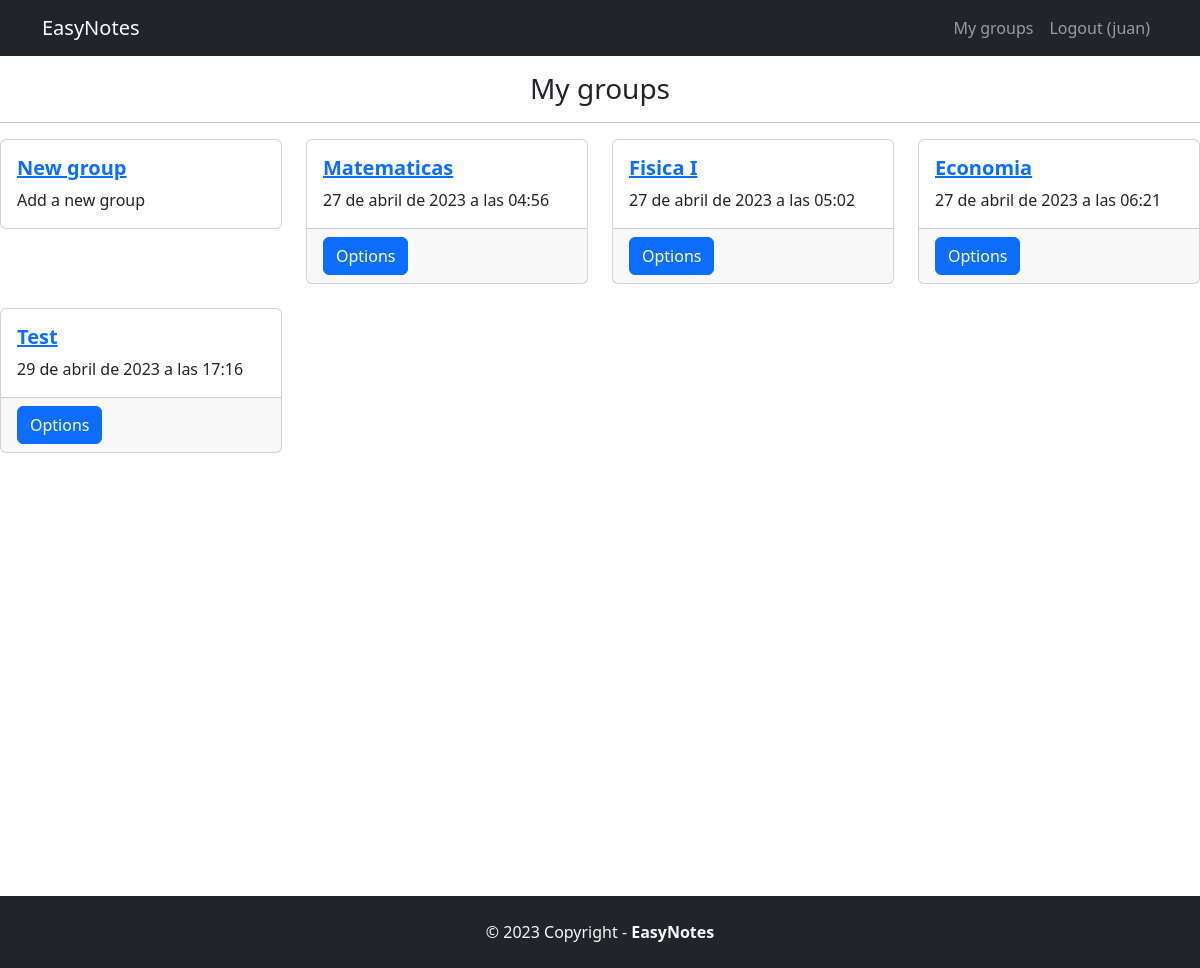
The app's page /app/groups (signed in), older data.
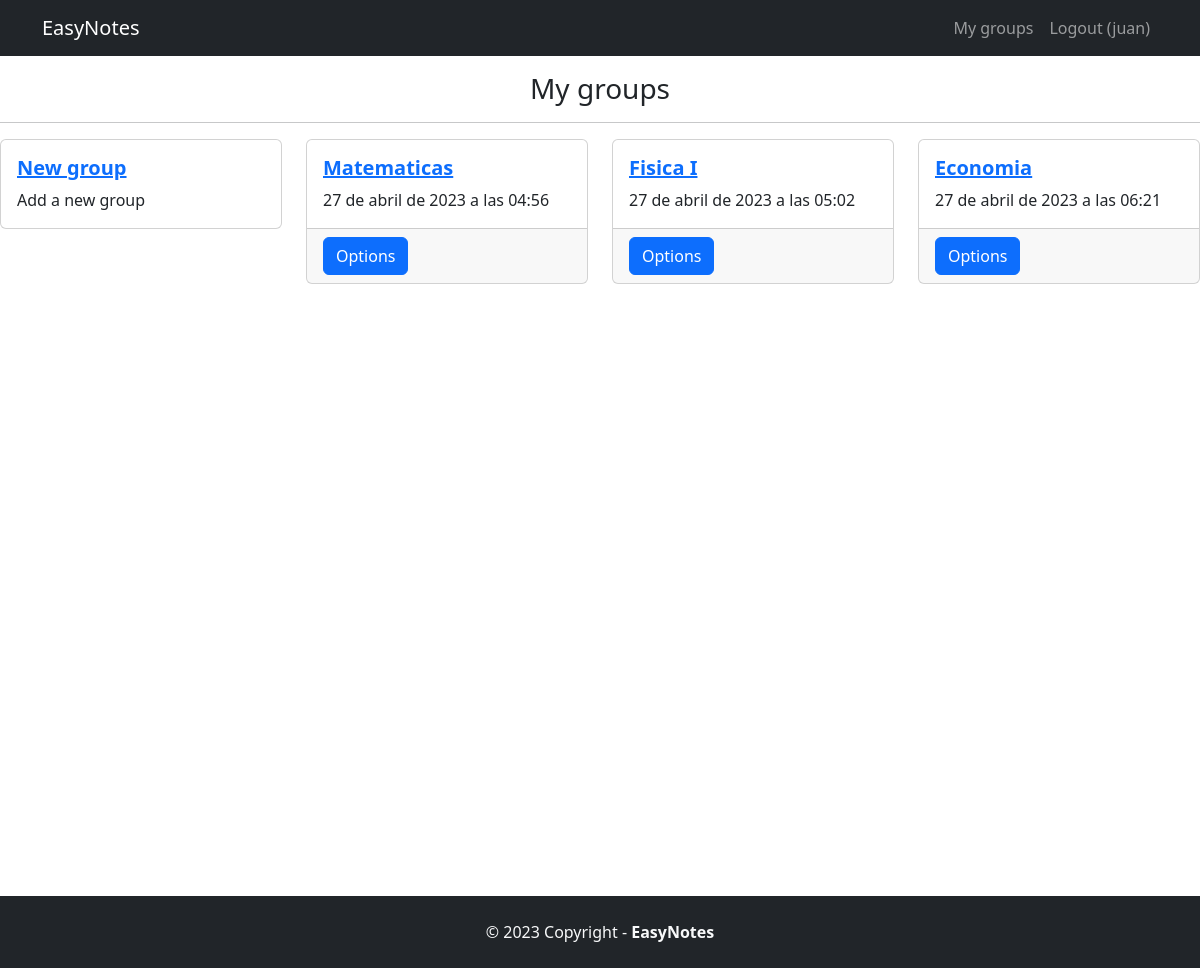
The same page, newer data.
### AppLogic/models.py (models this page shows)
class MyGroups(models.Model):
    title = models.CharField(max_length=100)
    user = models.ForeignKey(User, null=True,on_delete=models.CASCADE)
    creation_date = models.DateTimeField(auto_now_add=True)

### AppLogic/views.py (the view)
# urls.py: path('groups', views.groups, name='groups'),
@login_required
def groups(request):
    groups = MyGroups.objects.filter(user_id=request.user.id)
    return render(request, 'groups.html', {'groups': groups})

### AppLogic/templates/groups.html
    {% extends 'base.html' %}
	{% block content %}
        <div class="card-title" align="center"><h3>My groups</h3></div>
        <hr>
        <div class="row row-cols-1 row-cols-md-4 g-4">
            <div v-for="New group" class="col">
                <div class="card">
                    <div class="card-body">
                        <a href="{% url 'newGroup' %}">
                            <h5 class="card-title fw-bold">New group</h5>
                        </a>
                        <p class="card-text">Add a new group</p>
                    </div>
                </div>
            </div>
            {% for group in groups %}
            <div v-for="group in groups" class="col">
                <div class="card">
                    <div class="card-body">
                        <a href="{% url 'list' group.id %}">
                            <h5 class="card-title fw-bold">{{ group.title }}</h5>
                        </a>
                        <p class="card-text">{{ group.creation_date  }}</p>
                    </div>
                    <div class="card-footer">
                        <a href="{% url 'options' object_id=group.id op='groups' %}">
                            <button type="button" class="btn btn-primary">
                                Options
                            </button>
                        </a>
                    </div>
                </div>
            </div>
            {% endfor %}
        </div>
    {% endblock content%}

Row changes from the older to the newer data that the page shows:
removed MyGroups: title "Test", creation_date "29 de abril de 2023 a las 17:16"
